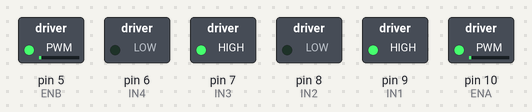
A sketch run on a simulated Arduino Uno, built with avr-gcc and run on an emulated ATmega328P. Shown: switched loads named in the sketch (green lamp = pin HIGH).

Above: at 0.15 s.
At 5.25 s:
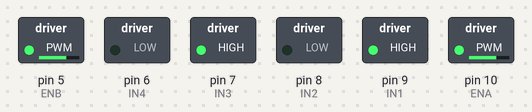
At 10.65 s:
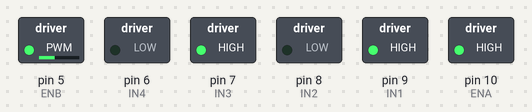
At 19.96 s:
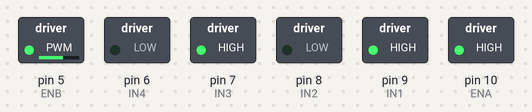
At 29.86 s:
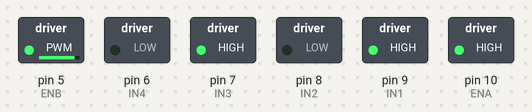
At 39.77 s:
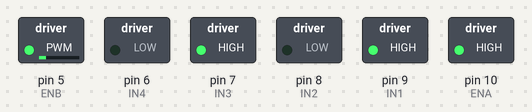
Timing chart, 0 to 40.0 s (numbered marks = the images above):
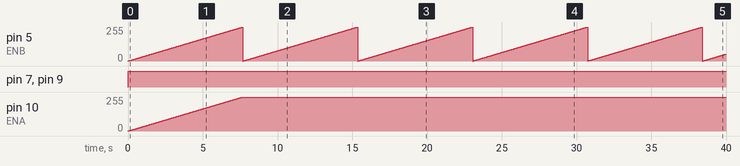

Measured:
- by itself, pin 5 (ENB): ramps from 0/255 to 255/255 and jumps back, once every 7.7 s
- by itself, pin 7 (IN3), pin 9 (IN1): LOW → HIGH at 0.00 s
- by itself, pin 10 (ENA): moves from 0/255 to 255/255 over 7.6 s

The sketch:

Japan_Ureshii_Ochitsuku.ino
```cpp
//L298Nデュアルモータドライバを用いたDCモータ制御
// デジタルピンの定義
const int IN1 = 9;
const int IN2 = 8;
const int IN3 = 7;
const int IN4 = 6;
const int ENA = 10;  // PWM制御で使うENAピンをD9に(モーター1のPWM制御ピン)
const int ENB = 5;   // PWM制御で使うENBピンをD10に(モーター2のPWM制御ピン)
void setup() {
  pinMode(IN1, OUTPUT);  // デジタルピンを出力に設定
  pinMode(IN2, OUTPUT);
  pinMode(IN3, OUTPUT);
  pinMode(IN4, OUTPUT);
  pinMode(ENA, OUTPUT);
  pinMode(ENB, OUTPUT);
}
void loop() {
  digitalWrite(IN1, HIGH);  // HIGH LOWの組み合わせでモーター回転
  digitalWrite(IN2, LOW);   // 2つのモーターを正回転
  digitalWrite(IN3, HIGH);
  digitalWrite(IN4, LOW);

  int i;

  //モータの回転数を徐々に上げることで電圧の急激な印加を防げたら良いなと思ってるけど、効果があるのかは知らん
  for (i = 0; 0 < i < 150; i++) {
    analogWrite(ENA, i);
    analogWrite(ENB, i);
    delay(30);
  }

  //うれしいおちつく
  analogWrite(ENA, 137);
  analogWrite(ENA, 156);
  delay(1000);
  analogWrite(ENA, 140);
  analogWrite(ENA, 155);
  delay(1000);
  analogWrite(ENA, 135);
  analogWrite(ENA, 153);
  delay(1000);
  analogWrite(ENA, 141);
  analogWrite(ENA, 155);
  delay(1000);
  analogWrite(ENA, 140);
  analogWrite(ENA, 150);
  delay(1000);
  analogWrite(ENA, 136);
  analogWrite(ENA, 149);
  delay(1000);
  analogWrite(ENA, 134);
  analogWrite(ENA, 150);
  delay(1000);
  analogWrite(ENA, 135);
  analogWrite(ENA, 145);
  delay(1000);
  analogWrite(ENA, 165);
  analogWrite(ENA, 144);
  delay(1000);
  analogWrite(ENA, 153);
  analogWrite(ENA, 138);
  delay(1000);
  analogWrite(ENA, 148);
  analogWrite(ENA, 147);
  delay(1000);
  analogWrite(ENA, 132);
  analogWrite(ENA, 146);
  delay(1000);
  analogWrite(ENA, 139);
  analogWrite(ENA, 152);
  delay(1000);
  analogWrite(ENA, 133);
  analogWrite(ENA, 153);
  delay(1000);
  analogWrite(ENA, 135);
  analogWrite(ENA, 159);
  delay(1000);
  analogWrite(ENA, 137);
  analogWrite(ENA, 157);
  delay(1000);
  analogWrite(ENA, 142);
  analogWrite(ENA, 155);
  delay(1000);
  analogWrite(ENA, 140);
  analogWrite(ENA, 162);
  delay(1000);
  analogWrite(ENA, 141);
  analogWrite(ENA, 148);
  delay(1000);
  analogWrite(ENA, 142);
  analogWrite(ENA, 151);
  delay(1000);
  analogWrite(ENA, 145);
  analogWrite(ENA, 163);
  delay(1000);
  analogWrite(ENA, 143);
  analogWrite(ENA, 158);
  delay(1000);
  analogWrite(ENA, 145);
  analogWrite(ENA, 155);
  delay(1000);
  analogWrite(ENA, 137);
  analogWrite(ENA, 164);
  delay(1000);
  analogWrite(ENA, 145);
  analogWrite(ENA, 154);
  delay(1000);
  analogWrite(ENA, 147);
  analogWrite(ENA, 156);
  delay(1000);
  analogWrite(ENA, 144);
  analogWrite(ENA, 153);
  delay(1000);
  analogWrite(ENA, 142);
  analogWrite(ENA, 158);
  delay(1000);
  analogWrite(ENA, 141);
  analogWrite(ENA, 153);
  delay(1000);
  analogWrite(ENA, 136);
  analogWrite(ENA, 149);
  delay(1000);
  analogWrite(ENA, 154);
  analogWrite(ENA, 169);
  delay(1000);
  analogWrite(ENA, 136);
  analogWrite(ENA, 155);
  delay(1000);
  analogWrite(ENA, 128);
  analogWrite(ENA, 158);
  delay(1000);
  analogWrite(ENA, 128);
  analogWrite(ENA, 155);
  delay(1000);
  analogWrite(ENA, 132);
  analogWrite(ENA, 151);
  delay(1000);
  analogWrite(ENA, 133);
  analogWrite(ENA, 158);
  delay(1000);
  analogWrite(ENA, 144);
  analogWrite(ENA, 158);
  delay(1000);
  analogWrite(ENA, 141);
  analogWrite(ENA, 153);
  delay(1000);
  analogWrite(ENA, 133);
  analogWrite(ENA, 141);
  delay(1000);
  analogWrite(ENA, 129);
  analogWrite(ENA, 140);
  delay(1000);
  analogWrite(ENA, 133);
  analogWrite(ENA, 151);
  delay(1000);
  analogWrite(ENA, 142);
  analogWrite(ENA, 146);
  delay(1000);
  analogWrite(ENA, 140);
  analogWrite(ENA, 148);
  delay(1000);
  analogWrite(ENA, 138);
  analogWrite(ENA, 147);
  delay(1000);
  analogWrite(ENA, 139);
  analogWrite(ENA, 143);
  delay(1000);
  analogWrite(ENA, 136);
  analogWrite(ENA, 156);
  delay(1000);
  analogWrite(ENA, 134);
  analogWrite(ENA, 151);
  delay(1000);
  analogWrite(ENA, 149);
  analogWrite(ENA, 168);
  delay(1000);
  analogWrite(ENA, 135);
  analogWrite(ENA, 155);
  delay(1000);
  analogWrite(ENA, 133);
  analogWrite(ENA, 150);
  delay(1000);
  analogWrite(ENA, 136);
  analogWrite(ENA, 148);
  delay(1000);
  analogWrite(ENA, 141);
  analogWrite(ENA, 152);
  delay(1000);
  analogWrite(ENA, 140);
  analogWrite(ENA, 153);
  delay(1000);
  analogWrite(ENA, 138);
  analogWrite(ENA, 155);
  delay(1000);
  analogWrite(ENA, 134);
  analogWrite(ENA, 148);
  delay(1000);
  analogWrite(ENA, 139);
  analogWrite(ENA, 154);
  delay(1000);
  analogWrite(ENA, 132);
  analogWrite(ENA, 147);
  delay(1000);
  analogWrite(ENA, 125);
  analogWrite(ENA, 131);
  delay(1000);
  analogWrite(ENA, 137);
  analogWrite(ENA, 143);
  delay(1000);
  analogWrite(ENA, 127);
  analogWrite(ENA, 149);
  delay(1000);
  analogWrite(ENA, 135);
  analogWrite(ENA, 149);
  delay(1000);
  analogWrite(ENA, 141);
  analogWrite(ENA, 147);
  delay(1000);
  analogWrite(ENA, 141);
  analogWrite(ENA, 155);
  delay(1000);
  analogWrite(ENA, 140);
  analogWrite(ENA, 153);
  delay(1000);
  analogWrite(ENA, 137);
  analogWrite(ENA, 154);
  delay(1000);
  analogWrite(ENA, 134);
  analogWrite(ENA, 150);
  delay(1000);
  analogWrite(ENA, 134);
  analogWrite(ENA, 150);
  delay(1000);
  analogWrite(ENA, 143);
  analogWrite(ENA, 150);
  delay(1000);
  analogWrite(ENA, 138);
  analogWrite(ENA, 148);
  delay(1000);
  analogWrite(ENA, 137);
  analogWrite(ENA, 150);
  delay(1000);
  analogWrite(ENA, 143);
  analogWrite(ENA, 155);
  delay(1000);
  analogWrite(ENA, 144);
  analogWrite(ENA, 151);
  delay(1000);
  analogWrite(ENA, 143);
  analogWrite(ENA, 155);
  delay(1000);
  analogWrite(ENA, 139);
  analogWrite(ENA, 155);
  delay(1000);
  analogWrite(ENA, 146);
  analogWrite(ENA, 158);
  delay(1000);
  analogWrite(ENA, 137);
  analogWrite(ENA, 156);
  delay(1000);
  analogWrite(ENA, 148);
  analogWrite(ENA, 158);
  delay(1000);
  analogWrite(ENA, 149);
  analogWrite(ENA, 154);
  delay(1000);
  analogWrite(ENA, 151);
  analogWrite(ENA, 148);
  delay(1000);
  analogWrite(ENA, 147);
  analogWrite(ENA, 149);
  delay(1000);
  analogWrite(ENA, 137);
  analogWrite(ENA, 157);
  delay(1000);
  analogWrite(ENA, 159);
  analogWrite(ENA, 174);
  delay(1000);
  analogWrite(ENA, 148);
  analogWrite(ENA, 163);
  delay(1000);
  analogWrite(ENA, 136);
  analogWrite(ENA, 154);
  delay(1000);
  analogWrite(ENA, 133);
  analogWrite(ENA, 156);
  delay(1000);
  analogWrite(ENA, 137);
  analogWrite(ENA, 156);
  delay(1000);
  analogWrite(ENA, 138);
  analogWrite(ENA, 159);
  delay(1000);
  analogWrite(ENA, 138);
  analogWrite(ENA, 159);
  delay(1000);
  analogWrite(ENA, 140);
  analogWrite(ENA, 150);
  delay(1000);
  analogWrite(ENA, 137);
  analogWrite(ENA, 159);
  delay(1000);
  analogWrite(ENA, 142);
  analogWrite(ENA, 153);
  delay(1000);
  analogWrite(ENA, 151);
  analogWrite(ENA, 156);
  delay(1000);
  analogWrite(ENA, 197);
  analogWrite(ENA, 144);
  delay(1000);
  analogWrite(ENA, 171);
  analogWrite(ENA, 149);
  delay(1000);
  analogWrite(ENA, 145);
  analogWrite(ENA, 147);
  delay(1000);
  analogWrite(ENA, 141);
  analogWrite(ENA, 157);
  delay(1000);
  analogWrite(ENA, 135);
  analogWrite(ENA, 158);
  delay(1000);
}
```
